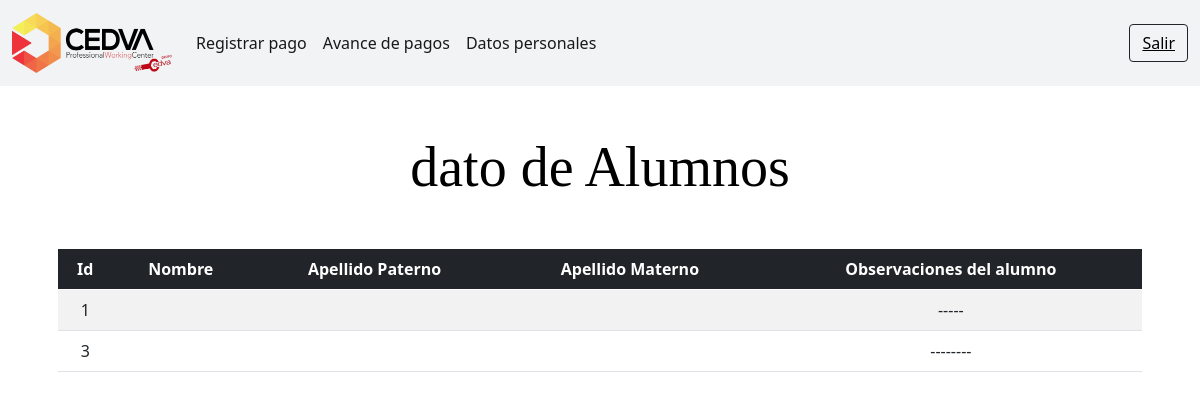
/alumnos2, run on an earlier commit of the app's database.
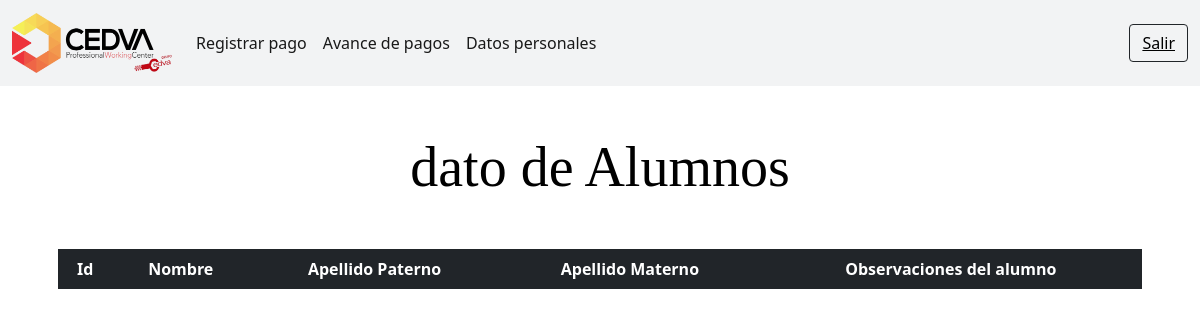
And on a later commit of the database.
### Cedva1/models.py (models this page shows, shortened)
class Alumno(models.Model):
	idalumno = models.BigAutoField(primary_key=True)
	idescuela = models.ForeignKey(Escuela, related_name="subcategories",blank=True , null= True, on_delete=models.CASCADE )
	idespecialidad = models.ForeignKey(Especialidad,related_name="subcategories1",blank=True , null= True, on_delete=models.CASCADE )
	iddireccion= models.ForeignKey(Direccion,related_name="subcategories2",blank=True , null= True, on_delete=models.CASCADE )
	idtutor= models.ForeignKey(Tutor,related_name="subcategories3",blank=True , null= True, on_delete=models.CASCADE )
	idusuario= models.ForeignKey(Usuario,related_name="subcategories4",blank=True , null= True, on_delete=models.CASCADE )
	matricula=models.CharField(max_length=100,blank=True)
	nombreA=models.CharField(max_length=100)
	apellidoPA=models.CharField(max_length=100)
	apellidoMA=models.CharField(max_length=100)
	edad=models.IntegerField()
	convenio=models.CharField(max_length=800)
	inicioCurso=models.DateField()
	finalCurso=models.DateField()
	observaciones=models.CharField(max_length=1000)
	created=models.DateTimeField(auto_now_add=True)
	update=models.DateTimeField(auto_now_add=True)
	class Meta:
		verbose_name = "alumno"
		verbose_name_plural = "alumnos"

### alumnosC/views.py (the view)
# urls.py: path('alumnos2', views.AlumnoDatosListView.as_view(), name="alumnos2"),
class AlumnoDatosListView(ListView):
    model = Alumno
    template_name='dato.html'
    context_object_name='listas'

### alumnosC/templates/dato.html
{%extends 'headerAlumno.html'%}
{% load static %}
{%block content%}
<div class="container">
	<br>
	<br>
	<div class="row">
		<div>
			<h1 class="display-4" align="center" style="font-family: Calisto MT; color: black;"><b> dato de Alumnos</b></h1>
			<br>
			<div class="card-body">
				<table class="table table-striped table-hover" id="table">
					<thead class="table-dark" align="center">
						<tr>
							<th scope="col">Id</th>
							<th scope="col">Nombre</th>
							<th scope="col">Apellido Paterno</th>
							<th scope="col">Apellido Materno</th>
							<th scope="col">Observaciones del alumno</th>
						</tr>
					</thead>
					<tbody align="center">
						{% for i in listas %}
						<tr>
							<td>{{i.idalumno}}</td>
							<td>{{i.nombre}}</td>
							<td>{{i.apellidoP}}</td>
							<td>{{i.apellidoM}}</td>
							<td>{{i.observaciones}}</td>
						</tr>
						{%endfor%}
					</tbody>
				</table>
			</div>
		</div>
	</div>
</div>
{%endblock%}

What changed in the data, as far as the page shows it:
removed Alumno: idalumno "1", observaciones "-----"
removed Alumno: idalumno "3", observaciones "--------"
